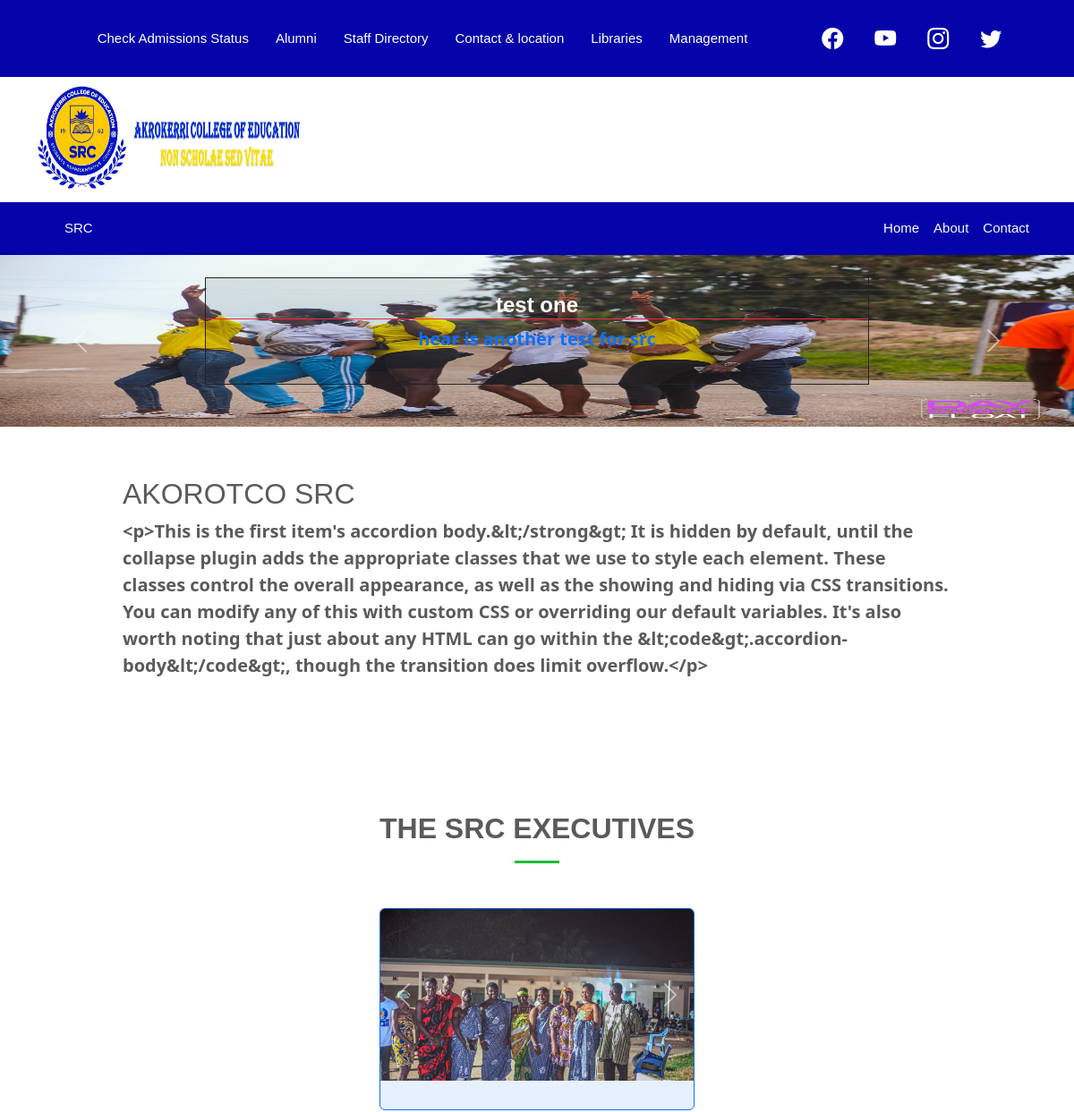
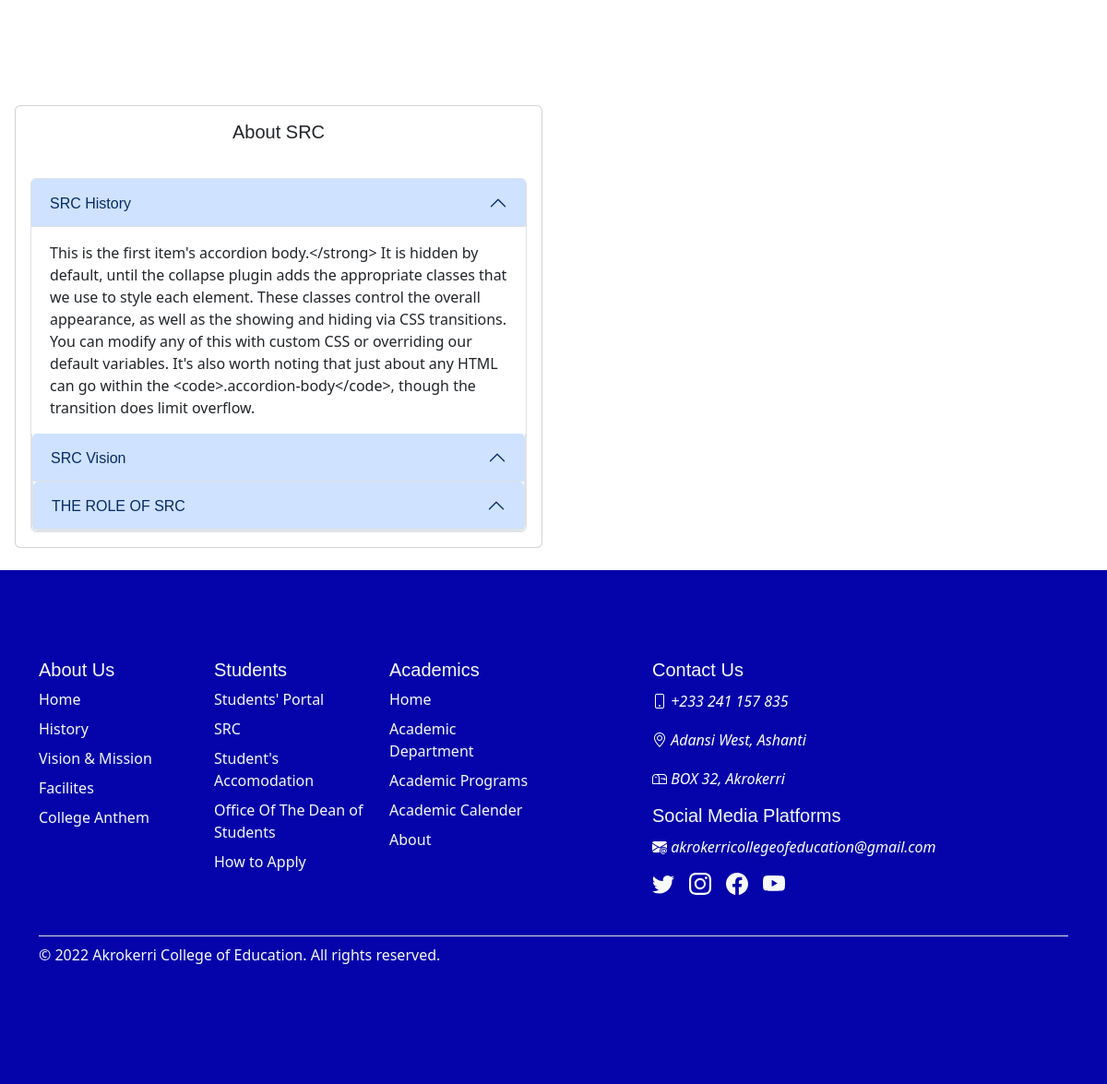
Screenshot of /main/SRC with the database file from the repository (2 pictures, top to bottom).
### main/models.py (models this page shows, shortened)
class SrcCarousel(models.Model):
    image = models.ImageField(upload_to='media/srcCarousel')
    title = models.CharField(max_length=100, blank=True, null=True)
    description = models.TextField(blank=True, null= True)

class SrcBody(models.Model):
    header = models.CharField(max_length=100, blank=False, null=True)
    body = HTMLField()

class SrcExecutive(models.Model):
    image = models.ImageField(upload_to='media/srcCarousel')
    name = models.CharField(max_length=100, blank=True, null=True)
    position = models.CharField( max_length=100,blank=True, null= True)

class SrcAbout(models.Model):
    header = models.CharField(max_length=100, null=False,blank=False)
    detail = HTMLField()

### main/views.py (the view)
def SRC(request, *args, **kwargs):
    silderdata = SrcCarousel.objects.all()
    aboutdata = SrcAbout.objects.all()
    exedata = SrcExecutive.objects.all()
    pageinfo =SrcBody.objects.all()[0]
    context ={
        'slider': silderdata,
        'about': aboutdata,
        'executive': exedata,
        'detail': pageinfo
    }
    return render(request, 'students/src.html', context)

### main/templates/students/src.html (shortened to what this page needs)
{% extends 'base.html' %}
{% load static %}
{% block content %}
<nav class="navbar navbar-expand-lg navbar-dark bg-col " aria-label="Twelfth navbar example">
    <div class="container-fluid">
        <a class="navbar-brand" href="#"></a>
      <div class="collapse navbar-collapse justify-content-md-center" id="navbarsExample1012" style="height:70px;">
        <ul class="nav nav-pills">
          <li class="nav-item"><a href="#" class="nav-link active">Check Admissions Status</a></li>
          <li class="nav-item"><a href="{% url 'alumni' %}" class="nav-link active">Alumni</a></li>
          <li class="nav-item"><a href="{% url 'staff' %}" class="nav-link active">Staff Directory</a></li>
          <li class="nav-item"><a href="{% url 'contact' %}" class="nav-link active">Contact & location</a></li>
          <li class="nav-item"><a href="{% url 'libraries' %}" class="nav-link active">Libraries</a></li>
          <li class="nav-item"><a href="{% url 'management' %}" class="nav-link active">Management</a></li>
        </ul>
        <div class="mx-5 d-flex" >
          <a href="https://web.facebook.com/akrocoeofficial/?_rdc=1&_rdr"> <i class="bi bi-facebook" style="font-size: 1.5rem; color: white;"></i></a>
          <a href="https://www.youtube.com/@acemedia5678"><i class="bi bi-youtube"style="font-size: 1.5rem; color: white;"></i></a>
          <a href="#"><i class="bi bi-instagram"style="font-size: 1.5rem; color: white;"></i></a>
          <a href="https://twitter.com/akrokerrio?lang=en"><i class="bi bi-twitter"style="font-size: 1.5rem; color: white;"></i></a>
        </div>
      </div>
    </div>
  </nav>
<div class="container " >
    <header class="d-flex flex-wrap justify-content-center py-2 mb-1 me-md-auto ">
      <a href="/" class="d-flex align-items-center mb-3 mb-md-0 me-md-auto text-dark text-decoration-none">
        <img src="{% static 'src.jpg' %}" width="100" height="120">
        <span><img src="{% static 'akr3.jpg' %}" width="200" height="70" ></span>
      </a>
    </header>
  </div>
 <nav class="navbar navbar-expand-lg navbar-dark bg-col " aria-label="Twelfth navbar example">
    <div class="container">
        <a class="navbar-brand text-light" href="#!">SRC</a>
        <div class="collapse navbar-collapse" id="navbarSupportedContent">
            <ul class="navbar-nav ms-auto mb-2 mb-lg-0">
                <li class="nav-item"><a class="nav-link active" aria-current="page" href="#!">Home</a></li>
                <li class="nav-item"><a class="nav-link text-light" href="#!">About</a></li>
                <li class="nav-item"><a class="nav-link text-light" href="#!">Contact</a></li>
            </ul>
        </div>
    </div>
</nav>
    <section class="p-0">
     <div id="carouselExampleFade" class="carousel slide carousel-fade" data-bs-ride="carousel">
        <div class="carousel-inner">
            {% for slide in slider %}
          <div class="carousel-item {% if forloop.first %}
           active {% endif %}">
                {% if slide.image  %}
            <img src="{{slide.image.url}}" class="h-100 w-100" height="80" alt="...">
                {% endif %}
                <div class="card">
                    <div class="card-body ">
                        <div class="carousel-caption  d border border-dark bg-dark bg-opacity-10 py-3 m-5">
                            <h5 class="fw-bold fs-4 text-white border-bottom border-danger">{{slide.title}}</h5>
                            <p class="text-primary fw-bold">{{slide.description}}</p>
                        </div>
                    </div>
                </div>
          </div>
          {% endfor %}
        <button class="carousel-control-prev" type="button" data-bs-target="#carouselExampleFade" data-bs-slide="prev">
          <span class="carousel-control-prev-icon" aria-hidden="true"></span>
        </button>
        <button class="carousel-control-next" type="button" data-bs-target="#carouselExampleFade" data-bs-slide="next">
          <span class="carousel-control-next-icon" aria-hidden="true"></span>
        </button>
      </div>
    </section>
    <section class="py-2">
        <div class="container my-3">
            <div class="row justify-content-center">
                <div class="col-lg-10">
                    <h2>{{detail.header}}</h2>
                    <p class="lead fw-bold">{{detail.body}}</p>
            </div>
        </div>
    </section>
    <section class="m-5 ">
        <div class="section-title">
            <h2>THE SRC EXECUTIVES</h2>
          </div>
        <div class="row justify-content-center">
            <div class="col-lg-4">
                <div class="card bg-primary border border-primary bg-opacity-10">
                    <div id="carouselExampleControls" class="carousel slide" data-bs-ride="carousel">
                        <div class="carousel-inner">
                            {% for exe in executive  %}
                          <div class="carousel-item {% if forloop.first %}active {% endif %}">
                            {% if exe.image %}
                            <img src="{{exe.image.url}}" class="card-img-top" alt="...">
                            {% endif %}
                          </div>
                          {% endfor %}
                        <button class="carousel-control-prev" type="button" data-bs-target="#carouselExampleControls" data-bs-slide="prev">
                          <span class="carousel-control-prev-icon" aria-hidden="true"></span>
                        </button>
                        <button class="carousel-control-next" type="button" data-bs-target="#carouselExampleControls" data-bs-slide="next">
                          <span class="carousel-control-next-icon" aria-hidden="true"></span>
                        </button>
                      </div>
                </div>
        </div>
    </section>
<section class="py-2 m-3 ">
    <div class="row">
        <div class="col-lg-6">
          <div class="card">
            <div class="card-body">
              <h5 class="section-title ">About SRC</h5>
              <div class="accordion" id="accordionExample">
                {% for about in about %}
                <div class="accordion-item">
                  <h2 class="accordion-header" id="headingOne">
                    <button class="accordion-button" type="button" data-bs-toggle="collapse" data-bs-target="#{{about.id}}" aria-expanded="true" aria-controls="collapseOne">
                      {{about.header}}
                    </button>
                  </h2>
                  <div id="{{about.id}}" class="accordion-collapse collapse {% if forloop.first %}
                  show {% endif %}" aria-labelledby="headingOne" data-bs-parent="#accordionExample">
                    <div class="accordion-body">
                        {{about.detail|safe}}
                    </div>
                  </div>
                  {% endfor %}
                </div>
              </div>
            </div>
        </div>
    </div>
</section>
{% endblock content %}

### main/static/static/carousel.css (style rules this page uses)
.carousel { margin-bottom: 2rem; }
.carousel-caption { bottom: 2rem; z-index: 8; }
.carousel-item { height: 12rem; }
@media (min-width: 40em) { .carousel-caption p { margin-bottom: 1.25rem; font-size: 1.25rem; line-height: 1.4; } }

### main/static/desk.css (style rules this page uses)
section { padding: 60px 0; overflow: hidden; }
.section-title { text-align: center; padding-bottom: 30px; }
.section-title h2 { font-size: 32px; font-weight: bold; text-transform: uppercase; margin-bottom: 20px; padding-bottom: 20px; position: relative; }
.section-title h2::after { content: ""; position: absolute; display: block; width: 50px; height: 3px; background: #1bbd36; bottom: 0; left: calc(50% - 25px); }

### main/templates/home/head.html (style rules this page uses)
.nav-pills .nav-link.active, .nav-pills .show>.nav-link { color: var(--bs-nav-pills-link-active-color); background-color: #0504aa; }
body { padding-top: 0rem; padding-bottom: 0rem; color: #5a5a5a; }
.nav-link { display: block; padding: var(--bs-nav-link-padding-y) var(--bs-nav-link-padding-x); font-size: var(--bs-nav-link-font-size); font-weight: var(--bs-nav-link-font-weight); color: #0504aa; text-decoration: none; transition: color .15s ease-in-out,background-color .15s ease-in-out,border-color .15s ease-in-out; }
.bg-col { background-color: #0504aa; }
.bi { vertical-align: -.125em; fill: currentColor; }
a { color: #0504aa;; text-decoration: none; }
h1, h2, h3, h4, h5, h6 { font-family: "Raleway", sans-serif; }
.navbar ul { align-items: center; }
.navbar a, .navbar a:focus { display: flex; align-items: center; justify-content: space-between; padding: 10px 0 10px 30px; font-family: "Poppins", sans-serif; font-size: 15px; font-weight: 500; color: #37423b; white-space: nowrap; transition: 0.3s; }
.navbar a i, .navbar a:focus i { font-size: 12px; line-height: 0; margin-left: 5px; }
.navbar a:hover, .navbar .active, .navbar .active:focus, .navbar li:hover>a { color: #5fcf80; }

### rows the page displays
SrcCarousel: image (picture), title "test one", description "hear is another test for src"
SrcBody: header "AKOROTCO SRC", body "<p>This is the first item's accordion body.&lt;/strong&gt; It is hidden by default, until the collapse plugin adds the appropriate classes that we use to style each element. These classes control the overall appearance, as well as the showing and hiding via CSS transitions. You can modify any of this with custom CSS or overriding our default variables. It's also worth noting that just about any HTML can go within the &lt;code&gt;.accordion-body&lt;/code&gt;, though the transition does limit overflow.</p>"
SrcExecutive: image (picture)
SrcAbout: header "SRC History", detail "This is the first item's accordion body.</strong> It is hidden by default, until the collapse plugin adds the appropriate classes that we use to style each element. These classes control the overall appearance, as well as the showing and hiding via CSS transitions. You can modify any of this with custom CSS or overriding our default variables. It's also worth noting that just about any HTML can go within the <code>.accordion-body</code>, though the transition does limit overflow."
SrcAbout: header "SRC Vision"
SrcAbout: header "THE ROLE OF SRC"
